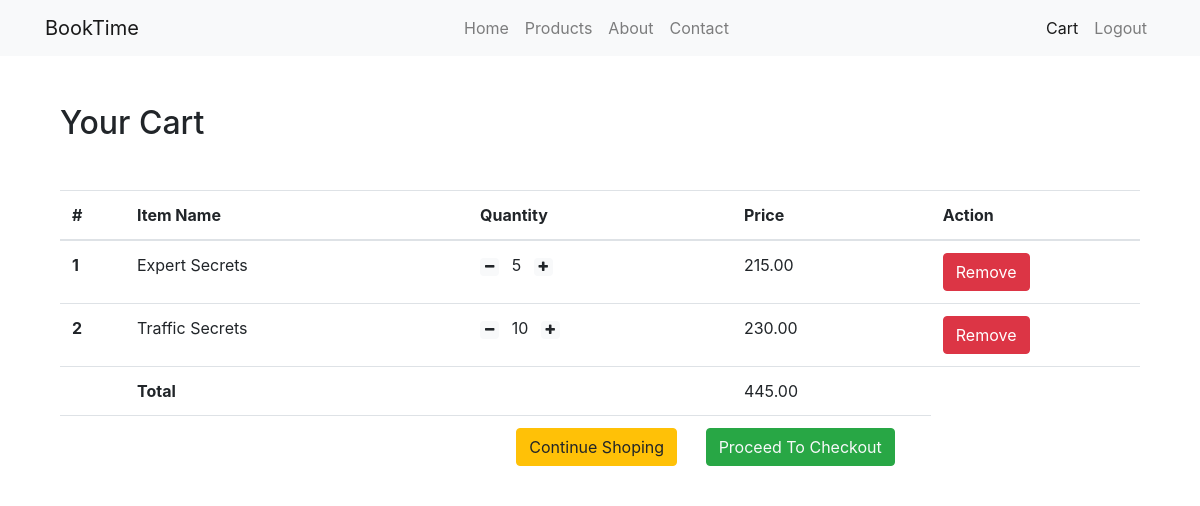
Before: /cart/ (signed in) with the older database file.
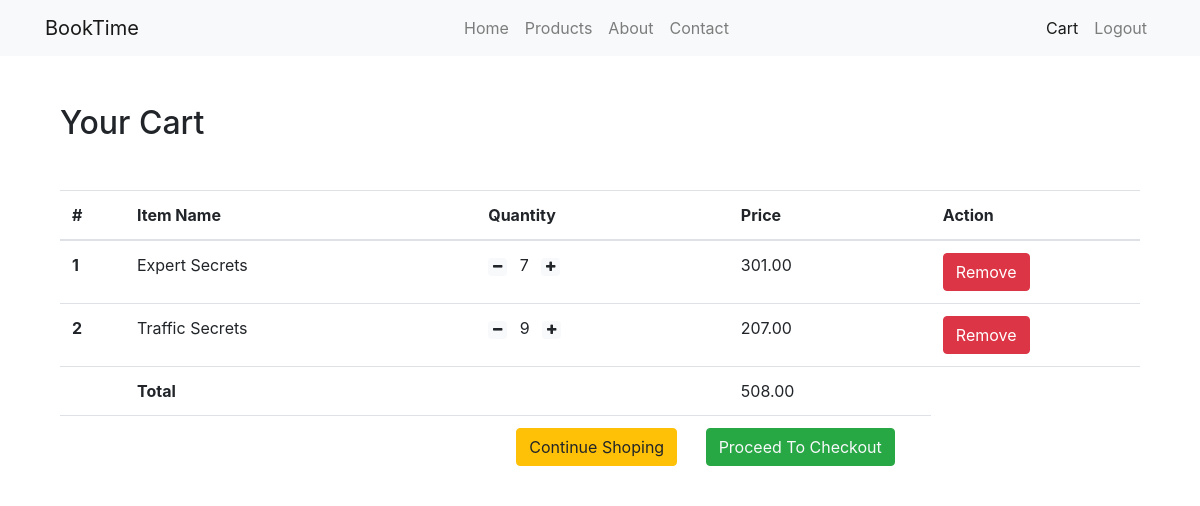
After: the same page with the newer database file.
### cart/models.py (models this page shows, shortened)
class Cart(models.Model):
    user = models.ForeignKey(get_user_model(), on_delete=models.CASCADE)
    ordered = models.BooleanField(default=False)
    item = models.ForeignKey(Product, on_delete=models.CASCADE)
    quantity = models.IntegerField(default=1)
    created = models.DateTimeField(auto_now_add=True)
    def get_total_item_price(self):
        return self.item.price * self.quantity

class Order(models.Model):
    user = models.ForeignKey(get_user_model(), on_delete=models.CASCADE)
    order_items  = models.ManyToManyField(Cart)
    ordered = models.BooleanField(default=False)
    start_date = models.DateTimeField(auto_now_add=True)
    ordered_date = models.DateTimeField(blank=True, null=True)
    shipping_address = models.ForeignKey(
        Address, related_name='shipping_address', on_delete=models.SET_NULL, blank=True, null=True)
    billing_address = models.ForeignKey(
        Address, related_name='billing_address', on_delete=models.SET_NULL, blank=True, null=True)
    being_delivered = models.BooleanField(default=False)
    received = models.BooleanField(default=False)
    def get_totals(self):
        total = 0
        for order_item in self.order_items.all():
            total += order_item.get_total_item_price()
        return total

### products/models.py (models this page shows, shortened)
class Product(models.Model):
    name = models.CharField(max_length=50)
    slug = models.SlugField()
    description = models.TextField(blank=True)
    price = models.DecimalField(max_digits=6, decimal_places=2)
    in_stock = models.BooleanField(default=True)
    updated = models.DateTimeField(auto_now=True)
    active = models.BooleanField(default=True)
    objects = ProductManager()

### cart/views.py (the view)
def cart_view(request):
  user = request.user
  carts = Cart.objects.filter(user=user)
  orders = Order.objects.filter(user=user, ordered=False)
  if carts.exists():
    order = orders[0]
    return render(request, 'cart/order_summary.html', {"carts": carts, 'order': order})
  else:
    messages.warning(request, "You do not have an active order")
    return redirect("products:product-list")

### cart/templates/cart/order_summary.html
{% extends 'main/base.html' %}
{% load static %}
{% block content %}
<div class="container my-5">
    <div class="my-5">
        <h2>Your Cart</h2>
    </div>
    <table class="table table-hover">
        <thead>
            <tr>
                <th scope="col">#</th>
                <th scope="col">Item Name</th>
                <th scope="col">Quantity</th>
                <th scope="col">Price</th>
                <th scope="col">Action</th>
            </tr>
        </thead>
        <tbody>
            {% for cart in carts %}
            <tr>
                <th scope="row">{{ forloop.counter }}</th>
                <td>{{ cart.item.name }}</td>
                <td>
                    <a class="mr-2" href="{% url 'cart:decrease-cart' cart.item.slug %}">
                      <span class="badge badge-light"><i class="fa fa-minus"></i></span>
                    </a>
                    {{ cart.quantity }}
                    <a class="ml-2" href="{% url 'cart:increase-cart' cart.item.slug %}" >
                      <span class="badge badge-light"><i class="fa fa-plus"></i></span>
                    </a>
                </td>
                <td>{{ cart.get_total_item_price }} </td>
                <td>
                    <a href="{% url 'cart:remove-from-cart' cart.item.slug %}" class="btn btn-danger">Remove</a>
                </td>
            </tr>
            {% endfor %}
            <tr>
                <th scope="row"></th>
                <td colspan="2"><b>Total</b></td>
                <td>{{ order.get_totals }}</td>
                <td></td>
            </tr>
            <tr>
                <th scope="row"></th>
                <td colspan="3" class="text-right ">
                    <a class="btn btn-warning mr-4" href="{% url 'products:product-list' %}">Continue Shoping</a>
                    <a href="" class="btn btn-success mr-4 text-light">Proceed To Checkout</a>
                </td>
            </tr>
        </tbody>
    </table>
</div>
{% endblock content %}

Changed rows visible on the page:
changed Cart "Expert Secrets": quantity "5" → "7"; get_total_item_price "215.00" → "301.00"
changed Cart "Traffic Secrets": quantity "10" → "9"; get_total_item_price "230.00" → "207.00"
changed through a linked row, Order: get_totals "445.00" → "508.00"
